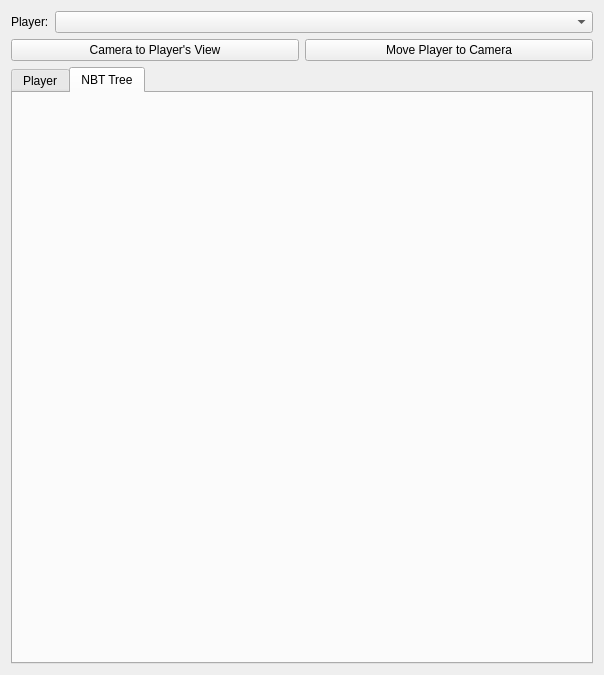
<?xml version="1.0" encoding="UTF-8"?>
<ui version="4.0">
 <class>Form</class>
 <widget class="QWidget" name="Form">
  <property name="geometry">
   <rect>
    <x>0</x>
    <y>0</y>
    <width>604</width>
    <height>675</height>
   </rect>
  </property>
  <property name="windowTitle">
   <string>Edit Players</string>
  </property>
  <layout class="QVBoxLayout" name="verticalLayout_2">
   <item>
    <layout class="QHBoxLayout" name="horizontalLayout" stretch="0,1">
     <item>
      <widget class="QLabel" name="label">
       <property name="text">
        <string>Player:</string>
       </property>
      </widget>
     </item>
     <item>
      <widget class="QComboBox" name="playerListBox"/>
     </item>
    </layout>
   </item>
   <item>
    <layout class="QHBoxLayout" name="horizontalLayout_2">
     <item>
      <widget class="QPushButton" name="viewPlayerButton">
       <property name="text">
        <string>Camera to Player's View</string>
       </property>
      </widget>
     </item>
     <item>
      <widget class="QPushButton" name="movePlayerButton">
       <property name="text">
        <string>Move Player to Camera</string>
       </property>
      </widget>
     </item>
    </layout>
   </item>
   <item>
    <widget class="QTabWidget" name="tabWidget">
     <property name="currentIndex">
      <number>1</number>
     </property>
     <widget class="QWidget" name="tab">
      <attribute name="title">
       <string>Player</string>
      </attribute>
      <layout class="QVBoxLayout" name="verticalLayout_3">
       <item>
        <widget class="PropertyListWidget" name="playerPropertiesWidget">
         <property name="alternatingRowColors">
          <bool>true</bool>
         </property>
         <attribute name="headerDefaultSectionSize">
          <number>150</number>
         </attribute>
         <column>
          <property name="text">
           <string>Name</string>
          </property>
         </column>
         <column>
          <property name="text">
           <string>Value</string>
          </property>
         </column>
        </widget>
       </item>
      </layout>
     </widget>
     <widget class="QWidget" name="tab_2">
      <attribute name="title">
       <string>NBT Tree</string>
      </attribute>
      <layout class="QVBoxLayout" name="verticalLayout">
       <property name="margin">
        <number>0</number>
       </property>
       <item>
        <widget class="NBTEditorWidget" name="nbtEditor" native="true"/>
       </item>
      </layout>
     </widget>
    </widget>
   </item>
  </layout>
 </widget>
 <customwidgets>
  <customwidget>
   <class>PropertyListWidget</class>
   <extends>QTreeWidget</extends>
   <header>propertylistwidget.h</header>
  </customwidget>
  <customwidget>
   <class>NBTEditorWidget</class>
   <extends>QWidget</extends>
   <header>nbteditorwidget.h</header>
   <container>1</container>
  </customwidget>
 </customwidgets>
 <resources/>
 <connections/>
</ui>
